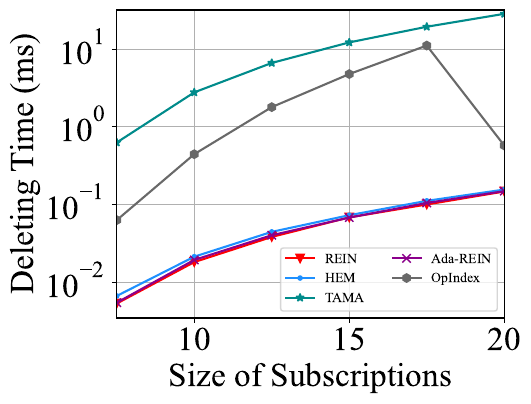

Reproduce this figure in Python.
import matplotlib
import matplotlib.pyplot as plt
import numpy as np
from matplotlib import rc
# from matplotlib.pyplot import MultipleLocator
from matplotlib.ticker import MultipleLocator, FormatStrFormatter

rc('mathtext', default='regular')

plt.rcParams['axes.unicode_minus'] = False
plt.rcParams['font.family'] = ['Times New Roman']  #
Name = ["REIN", "HEM", "Simple", "TAMA", "Ada-REIN", "OpIndex"]
x = [5, 10, 15, 20, 25, 30]

# Deletion
Rein = [0.005311, 0.018142, 0.038255, 0.06831, 0.100127, 0.147233]
HEM5DD = [0.006488, 0.020792, 0.042179, 0.070735, 0.106108, 0.147778]
HEM5_VAS = [0.006647, 0.021293, 0.044461, 0.072869, 0.111524, 0.155858]
TAMA = [0.628874, 2.782717, 6.655962, 12.237263, 19.474132, 28.560867]
AdaREIN = [0.005446, 0.01934, 0.040243, 0.067881, 0.10472, 0.148732]
Simple = [1.087727, 1.100354, 1.101376, 1.103331, 1.101528, 1.163857]
OpIndex = [0.062944, 0.44489, 1.795943, 4.787199, 11.153163, 0.575641]

mul = 1  # ms
Rein = np.array(Rein) * mul
HEM5_VAS = np.array(HEM5_VAS) * mul
Simple = np.array(Simple) * mul
TAMA = np.array(TAMA) * mul
AdaREIN = np.array(AdaREIN) * mul
OpIndex = np.array(OpIndex) * mul

fig = plt.figure(figsize=(5, 4))
lsize = 24
ax = fig.add_subplot(111)
ax.set_xlabel('Size of Subscriptions', fontsize=lsize)
ax.set_ylabel('Deleting Time (ms)', fontsize=lsize)
# plt.xticks(range(0,10))
ax.plot(x, Rein, marker='v', color='r', label=Name[0])
ax.plot(x, HEM5_VAS, marker='.', color='DODGERBLUE', label=Name[1])
# ax.plot(x, Simple, marker='D', color='deepskyblue', label=Name[2]) #
ax.plot(x, TAMA, marker='*', color='DarkCyan', label=Name[3])
ax.plot(x, AdaREIN, marker='x', color='DarkMagenta', label=Name[4])
ax.plot(x, OpIndex, marker='h', color='DimGray', label=Name[5])  #   slategray

ax.legend(fontsize=10, loc='lower right',
          ncol=2)  #fontsize=10 loc=(1.36/5,0.01/5),
ax.grid()
ax.set_xlim(5, 30)
# ax.set_xticks([0,1,2,3,4,5])
ax.set_xticklabels(x)
# ax.set_yscale("log")
ax.set_yscale("log", base=10, subs=[2, 3, 4, 5, 6, 7, 8, 9])
ax.set_ylim(0, 32)
ax.set_yticks([0.01, 0.1, 1, 10])
ax.set_yticklabels(['0.01', '0.1', '1', '10'])
ax.set_zorder(0)

# xmajorLocator   = MultipleLocator(1)
# ax.xaxis.set_major_locator(xmajorLocator)
# xminorLocator   = MultipleLocator(0.25)
# ax.xaxis.set_minor_locator(xminorLocator)

# ymajorLocator   = MultipleLocator(2)
# ax.yaxis.set_major_locator(ymajorLocator)
# yminorLocator   = MultipleLocator(1)
# ax.yaxis.set_minor_locator(yminorLocator)
plt.tick_params(labelsize=18)
gcf = plt.gcf()
plt.show()
gcf.savefig('./exp14_deletingTime.pdf', format='pdf', bbox_inches='tight')
